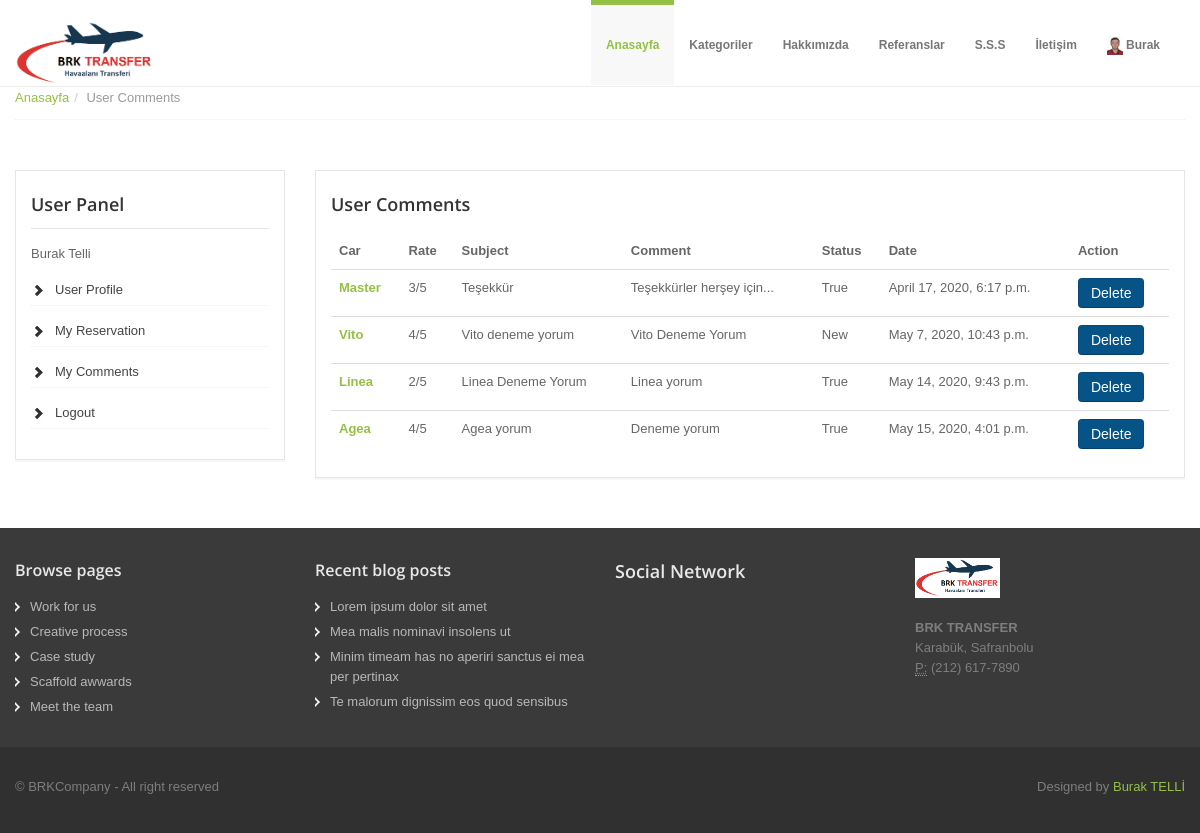
The page /user/comments/ (signed in) on the database as committed earlier.
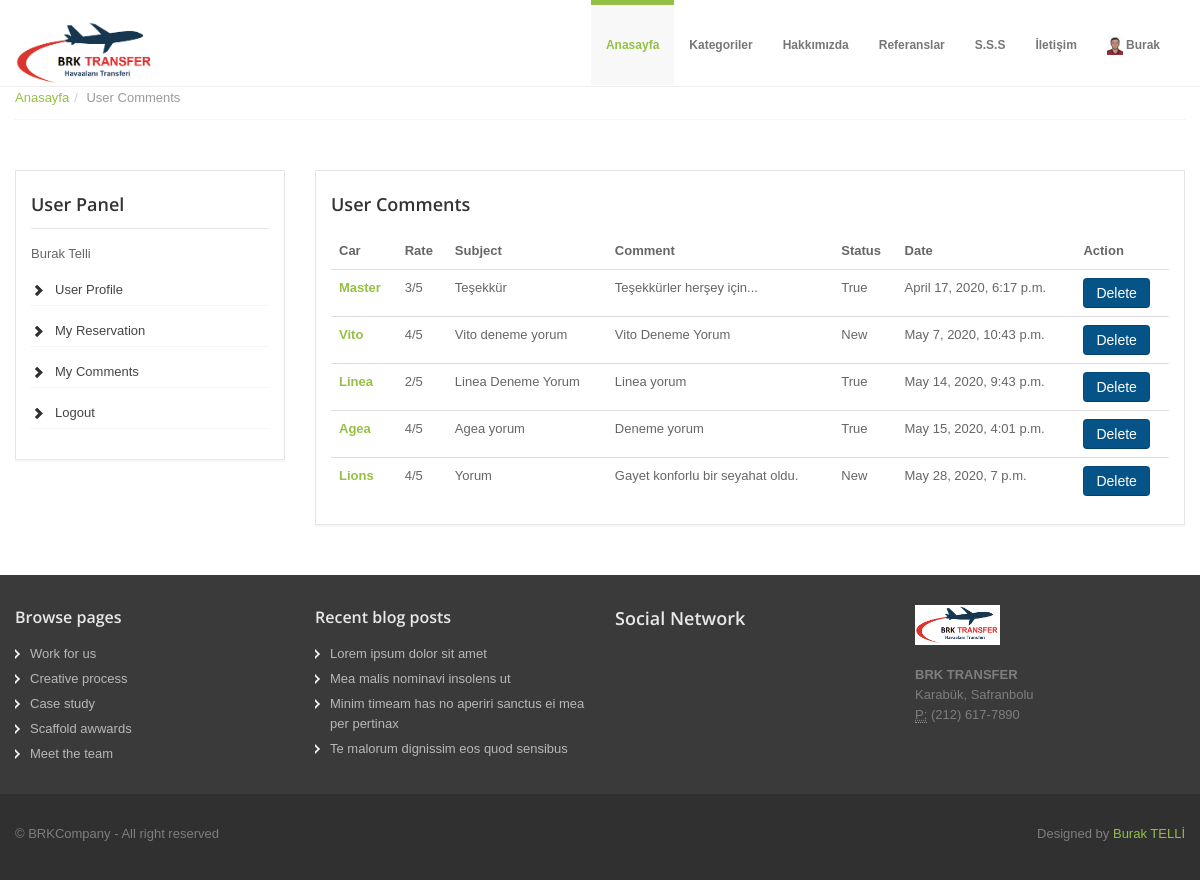
The same page on the database as committed later.
### home/models.py (models this page shows, shortened)
class UserProfile(models.Model):
    user = models.OneToOneField(User, on_delete=models.CASCADE)
    phone = models.CharField(blank=True, max_length=20)
    address = models.CharField(blank=True, max_length=150)
    city = models.CharField(blank=True, max_length=20)
    country = models.CharField(blank=True, max_length=20)
    image = models.ImageField(blank=True, upload_to='images/users/')
    def user_name(self):
        return '[' +self.user.username + '] ' +self.user.first_name+self.user.last_name
    def image_tag(self):
        return mark_safe('<img src="{}" height="50"/>'.format(self.image.url))
    image_tag.short_description = 'Image'

### car/models.py (models this page shows, shortened)
class Comment(models.Model):
    STATUS = (
        ('New', 'New'),
        ('True', 'True'),
        ('False', 'False'),
    )
    car = models.ForeignKey(Car, on_delete=models.CASCADE)
    user = models.ForeignKey(User, on_delete=models.CASCADE)
    subject = models.CharField(max_length=50)
    comment = models.TextField(max_length=50, blank=True)
    rate = models.IntegerField(blank=True)
    status = models.CharField(max_length=10, choices=STATUS, default='New')
    ip = models.CharField(blank=True, max_length=20)
    create_at = models.DateTimeField(auto_now_add=True)
    update_at = models.DateTimeField(auto_now=True)

class Car(models.Model):
    STATUS = (
        ('True', 'Evet'),
        ('False', 'Hayır'),
    )
    category = models.ForeignKey(Category, on_delete=models.CASCADE)
    title = models.CharField(blank=True, max_length=150)
    keywords = models.CharField(blank=True, max_length=255)
    description = models.CharField(blank=True, max_length=255)
    marka = models.CharField(blank=True, max_length=255)
    model = models.CharField(blank=True, max_length=255)
    kisi_sayisi = models.IntegerField()
    image = models.ImageField(blank=True, upload_to='images/')
    price = models.FloatField()
    detail = RichTextUploadingField()
    slug = models.SlugField(null=False, unique=True)
    status = models.CharField(max_length=10, choices=STATUS)
    create_at = models.DateTimeField(auto_now_add=True)
    update_at = models.DateTimeField(auto_now = True)
    def image_tag(self):
        return mark_safe('<img src="{}" height="50"/>'.format(self.image.url))
    image_tag.short_description = 'Image'

### user/views.py (the view, shortened to what this page needs)
# urls.py: path('comments/', views.comments, name='comments'),
@login_required(login_url='/login')
def comments(request):
    setting = Setting.objects.get(pk=1)
    category = Category.objects.all()
    current_user = request.user
    comments = Comment.objects.filter(user_id = current_user.id)
    if current_user.is_authenticated:
        profile = UserProfile.objects.get(user_id=current_user.id)
        context = {
            'category': category,
            'comments': comments,
            'profile': profile,
            'setting': setting,
        }
        return render(request, 'user_comments.html', context)

### user/templates/user_comments.html (shortened to what this page needs)
{% extends "homebase.html" %}
{% block body %}
<section id="breadcrumb">
    <div class="container">
        <div class="row">
            <div class="span12">
                <ul class="breadcrumb notop">
                    <li><a href="/">Anasayfa</a><span class="divider">/</span></li>
                    <li class="active">User Comments</li>
                </ul>
            </div>
        </div>
    </div>
</section>
<section id="maincontent">
    <div class="container">
        <div class="row">
            <div class="span3">
                <aside>
                    {% include "user_panel.html" %}
                </aside>
            </div>
            <div class="span9">
                <aside>
                    <h4>User Comments</h4>
                    <table class="table">
                        <thead>
                        <tr>
                            <th>Car</th>
                            <th>Rate</th>
                            <th>Subject</th>
                            <th>Comment</th>
                            <th>Status</th>
                            <th>Date</th>
                            <th>Action</th>
                        </tr>
                        </thead>
                        <tbody>
                        {% for rs in comments %}
                        <tr>
                            <td>
                                <a href="/car/{{ rs.car_id }}/{{ rs.car.slug }}">
                                    <strong>{{ rs.car.title}}</strong>
                                </a>
                            </td>
                            <td>{{ rs.rate}}/5</td>
                            <td>{{ rs.subject }}</td>
                            <td>{{ rs.comment }}</td>
                            <td>{{ rs.status }}</td>
                            <td>{{ rs.create_at }}</td>
                            <td><a class="btn btn-primary" href="/user/deletecomment/{{ rs.id }}" onclick="return confirm('Will be deleted ! Are you sure')">Delete</a></td>
                        {% endfor %}
                        </tbody>
                    </table>
                </aside>
            </div>
        </div>
    </div>
</section>
{% endblock %}

### home/templates/homebase.html (shortened to what this page needs)
<!DOCTYPE html>
<html lang="en">
<head>
    {% load static %}
    <link href="{% static 'assets/css/bootstrap.css'%}" rel="stylesheet">
    <link href="{% static 'assets/css/bootstrap-responsive.css'%}" rel="stylesheet">
    <link href="{% static 'assets/css/docs.css'%}" rel="stylesheet">
    <link href="{% static 'assets/css/prettyPhoto.css'%}" rel="stylesheet">
    <link href="{% static 'assets/js/google-code-prettify/prettify.css'%}" rel="stylesheet">
    <link href="{% static 'assets/css/flexslider.css'%}" rel="stylesheet">
    <link href="{% static 'assets/css/sequence.css'%}" rel="stylesheet">
    <link href="{% static 'assets/css/style.css'%}" rel="stylesheet">
    <link href="{% static 'assets/color/default.css'%}" rel="stylesheet">
    <link rel="stylesheet" href="https://ajax.googleapis.com/ajax/libs/jqueryui/1.11.4/themes/smoothness/jquery-ui.css">
</head>
<body>
{% block header %} {% include "header.html" %} {% endblock %}
{% block body %} {% endblock %}
{% include 'footer.html'%}
</body>
</html>

### home/templates/header.html (shortened to what this page needs)
{% load static %}
<header>
  <div class="navbar navbar-fixed-top">
    <div class="navbar-inner">
      <div class="container">
        <a class="brand logo" href="/"><img src="{% static 'assets/img/resim.png'%}" height="140" width="140" alt=""></a>
        <div class="navigation">
          <nav>
            <ul class="nav topnav">
              <li class="dropdown active">
                <a href="/">Anasayfa</a>
              </li>
              <li class="dropdown">
                <a href="#">Kategoriler</a>
                  {% load mptt_tags %}
              </li>
              <li class="dropdown">
                <a href="/hakkimizda">Hakkımızda</a>
              </li>
              <li class="dropdown">
                <a href="/referanslar">Referanslar</a>
              </li>
              <li class="dropdown">
                <a href="/sss">S.S.S</a>
              </li>
              <li class="dropdown">
                <a href="/iletisim">İletişim</a>
              </li>
              <li class="dropdown">
                {% if user.id is not None %}
                <a href="#"><img alt="image" src="{{ profile.image.url }}" style="height: 19px">
                  {{ user.first_name }}</a>
                {% else %}
                <a href="#">Login/Join</a>
                {% endif %}
              </li>
            </ul>
          </nav>
        </div>
      </div>
    </div>
  </div>
</header>

### user/templates/user_panel.html
<div class="widget">
    <h4>User Panel</h4>
    {{ user.first_name }}
    {{ user.last_name }}
    <ul class="cat">
        <li><a href="/user">User Profile</a></li>
        <li><a href="/user/reservations">My Reservation</a></li>
        <li><a href="/user/comments">My Comments</a></li>
        <li><a href="/logout">Logout</a></li>
    </ul>
</div>

### home/templates/footer.html (shortened to what this page needs)
{% load static %}
<footer class="footer">
  <div class="container">
    <div class="row">
      <div class="span3">
        <div class="widget">
          <h5>Browse pages</h5>
          <ul class="regular">
            <li><a href="#">Work for us</a></li>
            <li><a href="#">Creative process</a></li>
            <li><a href="#">Case study</a></li>
            <li><a href="#">Scaffold awwards</a></li>
            <li><a href="#">Meet the team</a></li>
          </ul>
        </div>
      </div>
      <div class="span3">
        <div class="widget">
          <h5>Recent blog posts</h5>
          <ul class="regular">
            <li><a href="#">Lorem ipsum dolor sit amet</a></li>
            <li><a href="#">Mea malis nominavi insolens ut</a></li>
            <li><a href="#">Minim timeam has no aperiri sanctus ei mea per pertinax</a></li>
            <li><a href="#">Te malorum dignissim eos quod sensibus</a></li>
          </ul>
        </div>
      </div>
      <div class="span3">
        <h4>Social Network</h4>
        <ul class="socialIcon">
        </ul>
      </div>
      <div class="span3">
        <div class="widget">
          <a class="brand logo" href="/">
            <img src="{% static 'assets/img/resim.png'%}" alt="" style="height:40px">
          </a>
          <address>
            <strong>BRK TRANSFER</strong><br>
            Karabük, Safranbolu<br>
            <abbr title="Phone">P:</abbr> (212) 617-7890
          </address>
        </div>
      </div>
    </div>
  </div>
  <div class="verybottom">
    <div class="container">
      <div class="row">
        <div class="span6">
          <p>
            &copy; BRKCompany - All right reserved
          </p>
        </div>
        <div class="span6">
          <div class="credits">
            Designed by <a href="#">Burak TELLİ</a>
          </div>
        </div>
      </div>
    </div>
  </div>
</footer>
{% load static %}

### home/static/assets/css/docs.css (style rules this page uses)
section { padding-top: 30px; }
h2 + table, h3 + table, h4 + table, h2 + .row { margin-top: 5px; }

### home/static/assets/css/style.css (style rules this page uses)
.row { margin-bottom: 20px; }
header .navbar .brand.logo { padding: 0; margin-left: 0; margin-top: 20px; }
.navbar .nav { margin-top: 5px; }
.navbar .nav li.active { margin-top: -5px; }
.navbar .nav li.active a, .navbar .nav li.active a:hover { background: #f8f8f8; }
.navbar ul.topnav { float: right; }
.navbar .nav>li>a { float: none; font-size: 12px; padding: 30px 15px 30px; color: #777777; text-decoration: none; text-shadow: none; font-weight: bold; }
#maincontent { z-index: 1000; margin-top: 0px; }
aside { padding: 20px 15px 0 15px; margin: 0 0 30px 0; border: 1px solid #e6e6e6; -webkit-box-shadow: 0 2px 0 rgba(0, 0, 0, 0.03); -moz-box-shadow: 0 2px 0 rgba(0, 0, 0, 0.03); box-shadow: 0 2px 0 rgba(0, 0, 0, 0.03); -webkit-box-sizing: border-box; -moz-box-sizing: border-box; box-sizing: border-box; }
aside .widget { margin-bottom: 30px; }
aside .widget ul { list-style: none; margin-left: 0; }
aside .widget ul li { border-bottom: 1px dotted #efefef; margin: 15px 0 0 0; padding-bottom: 5px; }
aside .widget h4 { border-bottom: 1px solid #e5e5e5; padding-bottom: 10px; margin-bottom: 15px; }
aside .widget ul.cat { list-style: none; margin-left: 0; }
aside .widget ul.cat li { padding-left: 24px; background-image: url("../img/glyphicons-halflings.png"); background-repeat: no-repeat; background-position: -456px -69px; }
aside .widget ul.cat li a { color: #444; }
#breadcrumb .breadcrumb { margin: -30px 0 0 0; border-bottom: 1px dotted #eeeeee; padding-bottom: 10px; }
.breadcrumb>li { display: inline-block; *display: inline; line-height: 1.6em; *zoom: 1; }
.breadcrumb>li>.divider { padding: 0 5px; color: #ccc; }
footer { padding-top: 30px; color: #7e7e7e; }
footer.footer { background: #3a3a3a; }
footer h1, footer h2, footer h3, footer h4, footer h5, footer h6 { color: #e8e8e8; }
footer .verybottom { padding-top: 30px; background: #303030; }
footer ul.regular li a, footer .nav-list li.nav-header { text-shadow: none; color: #b8b8b8; }
footer ul.regular, footer ul.nav { margin-left: 0; list-style: none; }
footer ul.regular li { background-attachment: scroll; background: url(../img/list/white-arrow.png) no-repeat 0 5px; padding-left: 15px; margin-top: 5px; margin-left: 0; }
footer .logo img { margin-bottom: 20px; }
.credits { text-align: right; }

### home/static/assets/color/default.css (style rules this page uses)
a { color: #94c045; }
.navbar .nav li.active { border-top:5px solid #94c045; }
.navbar .nav li.active a { color:#94c045; }

Rows that differ between the two databases and show on the page:
added Comment: car "Lions", rate "4", subject "Yorum", comment "Gayet konforlu bir seyahat oldu.", status "New", create_at "May 28, 2020, 7 p.m."
